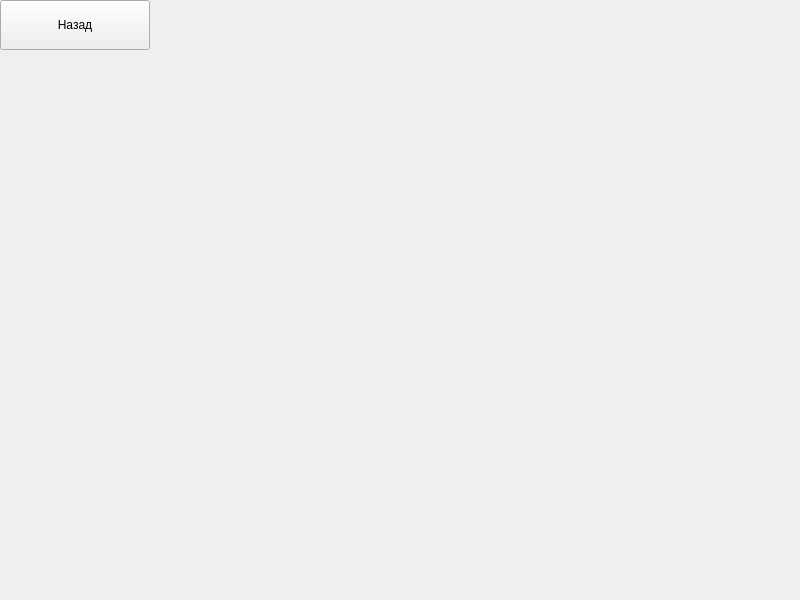
<?xml version="1.0" encoding="UTF-8"?>
<ui version="4.0">
 <class>window</class>
 <widget class="QMainWindow" name="window">
  <property name="geometry">
   <rect>
    <x>0</x>
    <y>0</y>
    <width>800</width>
    <height>600</height>
   </rect>
  </property>
  <property name="windowTitle">
   <string>Настройки</string>
  </property>
  <widget class="QWidget" name="centralwidget">
   <widget class="QPushButton" name="back_button">
    <property name="geometry">
     <rect>
      <x>0</x>
      <y>0</y>
      <width>150</width>
      <height>50</height>
     </rect>
    </property>
    <property name="text">
     <string>Назад</string>
    </property>
   </widget>
  </widget>
 </widget>
 <resources/>
 <connections/>
</ui>
